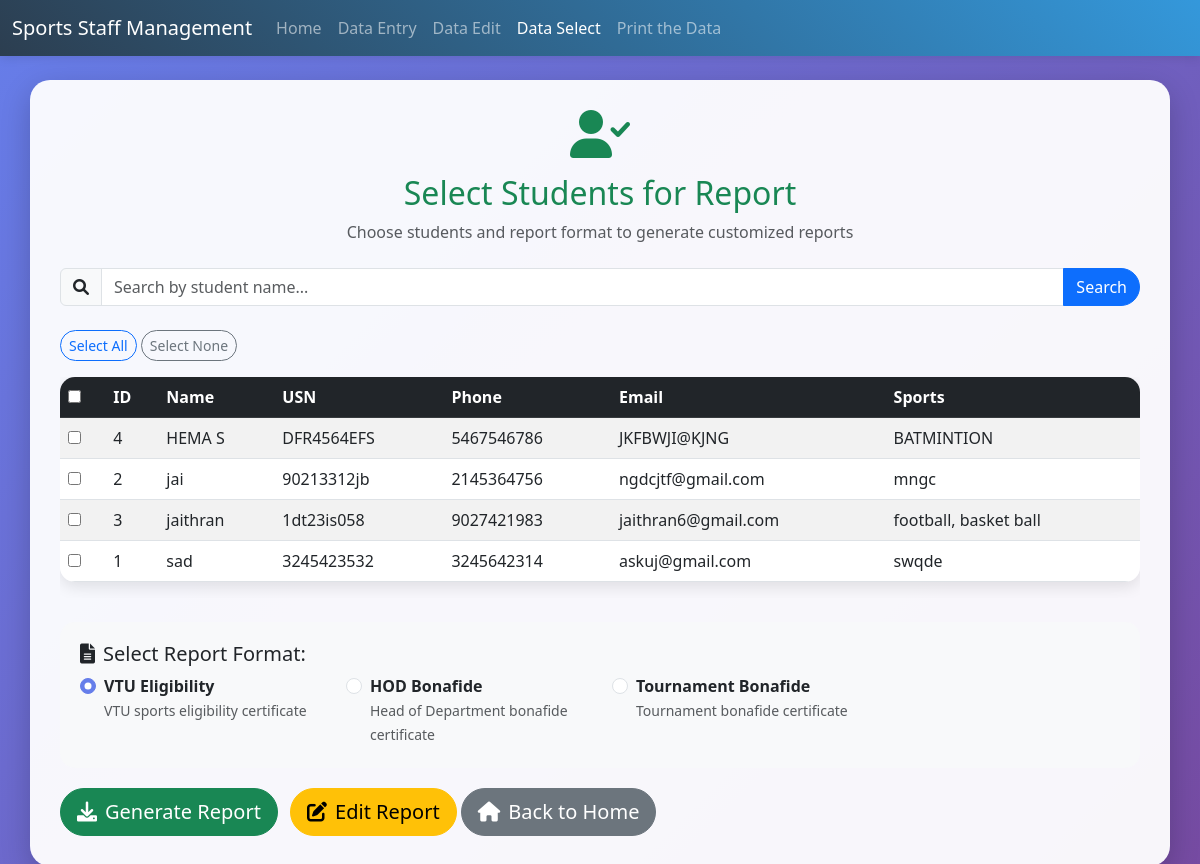
The page /data-select on the database its author committed.
### tables this page shows
CREATE TABLE students (
            id INTEGER PRIMARY KEY AUTOINCREMENT,
            name TEXT NOT NULL,
            dob TEXT,
            mother_name TEXT,
            father_name TEXT,
            branch_sem TEXT,
            usn TEXT UNIQUE,
            phone TEXT,
            email TEXT,
            photo_path TEXT,
            sports TEXT
        , blood_group TEXT, gender TEXT, branch TEXT, semester TEXT);

### app.py (the view)
@app.route('/data-select', methods=['GET', 'POST'])
def data_select():
    search_name = ''
    if request.method == 'POST':
        search_name = request.form.get('search_name', '').strip()
    conn = get_db_connection()
    c = conn.cursor()
    if search_name:
        c.execute('SELECT id, name, usn, phone, email, sports FROM students WHERE name LIKE %s ORDER BY name', (f'%{search_name}%',))
    else:
        c.execute('SELECT id, name, usn, phone, email, sports FROM students ORDER BY name')
    students = c.fetchall()
    conn.close()
    return render_template('data_select.html', students=students, search_name=search_name)

### app.py (called while the page is built)
@app.context_processor
def utility_processor():
    return dict(get_photo_url=get_photo_url)

### db.py (called while the page is built)
def get_db_connection():
    db_url = os.environ.get("DATABASE_URL")
    if db_url:
        return psycopg2.connect(db_url)
    else:
        return sqlite3.connect("students.db")

### templates/data_select.html (shortened to what this page needs)
<!DOCTYPE html>
<html lang="en">
<head>
    <link href="https://cdn.jsdelivr.net/npm/bootstrap@5.3.0/dist/css/bootstrap.min.css" rel="stylesheet">
    <link href="https://cdnjs.cloudflare.com/ajax/libs/font-awesome/6.0.0/css/all.min.css" rel="stylesheet">
</head>
<body>
    <nav class="navbar navbar-expand-lg navbar-dark" style="background: linear-gradient(45deg, #2c3e50, #3498db);">
        <div class="container-fluid">
            <a class="navbar-brand" href="{{ url_for('home') }}">Sports Staff Management</a>
            <div class="collapse navbar-collapse" id="navbarNav">
                <ul class="navbar-nav">
                    <li class="nav-item"><a class="nav-link" href="{{ url_for('home') }}">Home</a></li>
                    <li class="nav-item"><a class="nav-link" href="{{ url_for('data_entry') }}">Data Entry</a></li>
                    <li class="nav-item"><a class="nav-link" href="{{ url_for('data_edit') }}">Data Edit</a></li>
                    <li class="nav-item"><a class="nav-link active" href="{{ url_for('data_select') }}">Data Select</a></li>
                    <li class="nav-item"><a class="nav-link" href="{{ url_for('report') }}">Print the Data</a></li>
                </ul>
            </div>
        </div>
    </nav>
    <div class="container mt-4">
        <div class="text-center mb-4">
            <i class="fas fa-user-check fa-3x text-success mb-3"></i>
            <h2 class="text-success">Select Students for Report</h2>
            <p class="text-muted">Choose students and report format to generate customized reports</p>
        </div>
        <div class="mb-4">
            <form method="POST" class="d-flex align-items-center">
                <div class="input-group">
                    <span class="input-group-text"><i class="fas fa-search"></i></span>
                    <input type="text" class="form-control" name="search_name" placeholder="Search by student name..." value="{{ search_name or '' }}">
                    <button type="submit" class="btn btn-primary">Search</button>
                </div>
            </form>
        </div>
        {% if students %}
        <form method="POST" action="{{ url_for('generate_report') }}">
            <div class="mb-3">
                <button type="button" class="btn btn-outline-primary btn-sm" onclick="selectAll()">Select All</button>
                <button type="button" class="btn btn-outline-secondary btn-sm" onclick="selectNone()">Select None</button>
            </div>
            <div class="table-responsive">
                <table class="table table-striped table-hover">
                    <thead class="table-dark">
                        <tr>
                            <th>
                                <input type="checkbox" id="selectAllCheckbox" onchange="toggleAll()">
                            </th>
                            <th>ID</th>
                            <th>Name</th>
                            <th>USN</th>
                            <th>Phone</th>
                            <th>Email</th>
                            <th>Sports</th>
                        </tr>
                    </thead>
                    <tbody>
                        {% for student in students %}
                        <tr>
                            <td>
                                <input type="checkbox" name="selected_students" value="{{ student[0] }}"
                                       class="student-checkbox" onchange="updateSelectAll()">
                            </td>
                            <td>{{ student[0] }}</td>
                            <td>{{ student[1] }}</td>
                            <td>{{ student[2] }}</td>
                            <td>{{ student[3] or 'N/A' }}</td>
                            <td>{{ student[4] or 'N/A' }}</td>
                            <td>{{ student[5] or 'N/A' }}</td>
                        </tr>
                        {% endfor %}
                    </tbody>
                </table>
            </div>
            <div class="report-format mt-4">
                <h5><i class="fas fa-file-alt me-2"></i>Select Report Format:</h5>
                <div class="row">
                    <div class="col-md-3">
                        <div class="form-check">
                            <input class="form-check-input" type="radio" name="report_format" value="vtu_eligibility" id="vtu_eligibility" checked>
                            <label class="form-check-label" for="vtu_eligibility">
                                <strong>VTU Eligibility</strong><br>
                                <small class="text-muted">VTU sports eligibility certificate</small>
                            </label>
                        </div>
                    </div>
                    <div class="col-md-3">
                        <div class="form-check">
                            <input class="form-check-input" type="radio" name="report_format" value="hod_bonafide" id="hod_bonafide">
                            <label class="form-check-label" for="hod_bonafide">
                                <strong>HOD Bonafide</strong><br>
                                <small class="text-muted">Head of Department bonafide certificate</small>
                            </label>
                        </div>
                    </div>
                    <div class="col-md-3">
                        <div class="form-check">
                            <input class="form-check-input" type="radio" name="report_format" value="tournament_bonafide" id="tournament_bonafide">
                            <label class="form-check-label" for="tournament_bonafide">
                                <strong>Tournament Bonafide</strong><br>
                                <small class="text-muted">Tournament bonafide certificate</small>
                            </label>
                        </div>
                    </div>
                    <div class="col-md-3">
                        <div class="form-check">
                        </div>
                    </div>
                </div>
            </div>
            <div class="mt-3">
                <button type="submit" class="btn btn-success btn-lg"><i class="fas fa-download me-2"></i>Generate Report</button>
                <button type="submit" formaction="{{ url_for('edit_report') }}" class="btn btn-warning btn-lg ms-2"><i class="fas fa-edit me-2"></i>Edit Report</button>
                <a href="{{ url_for('home') }}" class="btn btn-secondary btn-lg"><i class="fas fa-home me-2"></i>Back to Home</a>
            </div>
        </form>
        {% else %}
        <div class="alert alert-info">
            <h4>No Students Found</h4>
            <p>No student records are available. <a href="{{ url_for('data_entry') }}">Add a new student</a> to get started.</p>
        </div>
        {% endif %}
    </div>
</body>
</html>

### templates/data_select.html (style rules this page uses)
body { background: linear-gradient(135deg, #667eea 0%, #764ba2 100%); min-height: 100vh; }
.navbar { box-shadow: 0 2px 10px rgba(0,0,0,0.1); }
.container { background: rgba(255,255,255,0.95); border-radius: 20px; padding: 30px; margin-top: 20px; box-shadow: 0 10px 30px rgba(0,0,0,0.2); }
.table { border-radius: 15px; overflow: hidden; box-shadow: 0 5px 15px rgba(0,0,0,0.1); }
.btn { border-radius: 25px; }
.form-check-input:checked { background-color: #667eea; border-color: #667eea; }
.report-format { background: #f8f9fa; border-radius: 15px; padding: 20px; margin: 20px 0; }

### rows shown on the page
students: id "4", name "HEMA S", usn "DFR4564EFS", phone "5467546786", email "JKFBWJI@KJNG", sports "BATMINTION"
students: id "2", name "jai", usn "90213312jb", phone "2145364756", email "ngdcjtf@gmail.com", sports "mngc"
students: id "3", name "jaithran", usn "1dt23is058", phone "9027421983", email "jaithran6@gmail.com", sports "football, basket ball"
students: id "1", name "sad", usn "3245423532", phone "3245642314", email "askuj@gmail.com", sports "swqde"
